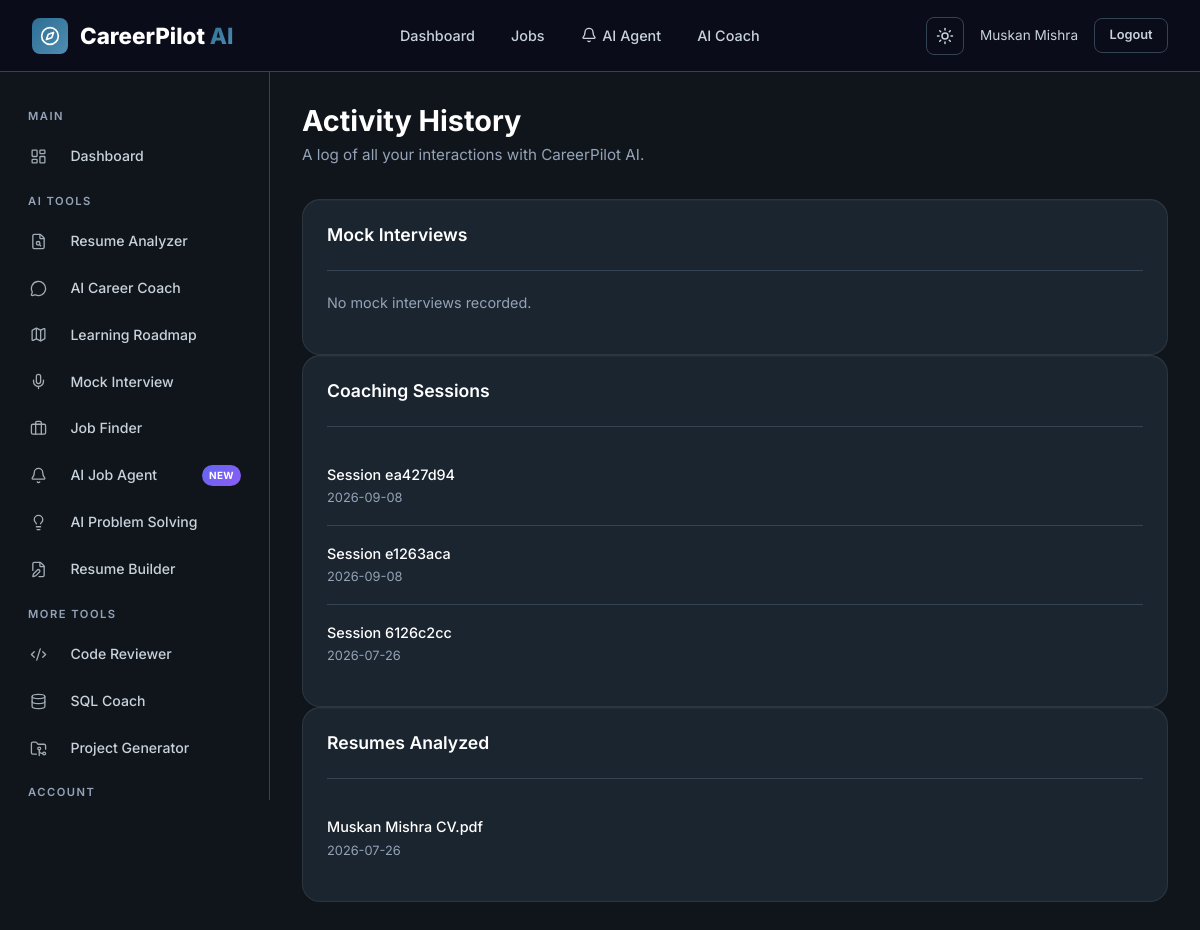
Page /profile/history (signed in) on the earlier database version.
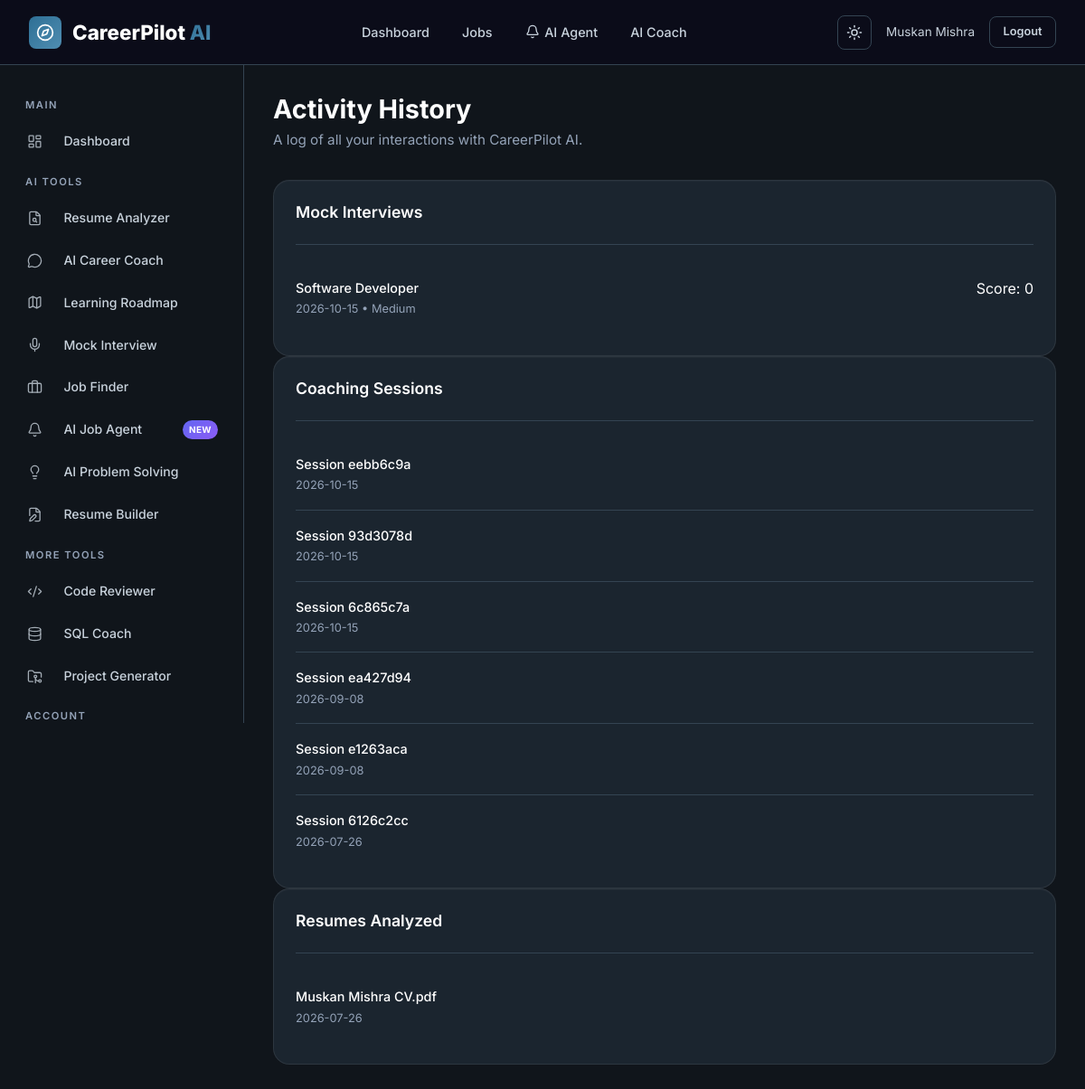
Same page on the later database version.
### tables this page shows
CREATE TABLE chat_sessions (
            session_id TEXT PRIMARY KEY,
            user_id INTEGER NOT NULL,
            title TEXT DEFAULT 'New Conversation',
            is_pinned INTEGER DEFAULT 0,
            is_archived INTEGER DEFAULT 0,
            created_at TIMESTAMP DEFAULT CURRENT_TIMESTAMP,
            updated_at TIMESTAMP DEFAULT CURRENT_TIMESTAMP,
            FOREIGN KEY (user_id) REFERENCES users(id) ON DELETE CASCADE
        );

CREATE TABLE resumes (
    id INTEGER PRIMARY KEY AUTOINCREMENT,
    user_id INTEGER NOT NULL,
    filename TEXT NOT NULL,
    original_name TEXT NOT NULL,
    file_size INTEGER DEFAULT 0,
    raw_text TEXT DEFAULT '',
    parsed_data TEXT DEFAULT '{}',
    is_primary INTEGER DEFAULT 0,
    uploaded_at TIMESTAMP DEFAULT CURRENT_TIMESTAMP,
    FOREIGN KEY (user_id) REFERENCES users(id) ON DELETE CASCADE
);

CREATE TABLE interview_history (
    id INTEGER PRIMARY KEY AUTOINCREMENT,
    user_id INTEGER NOT NULL,
    session_id TEXT NOT NULL,
    role TEXT NOT NULL,
    difficulty TEXT DEFAULT 'medium' CHECK(difficulty IN ('easy', 'medium', 'hard', 'expert')),
    experience_years INTEGER DEFAULT 0,
    interview_type TEXT DEFAULT 'technical',
    questions TEXT DEFAULT '[]',
    answers TEXT DEFAULT '[]',
    evaluations TEXT DEFAULT '[]',
    communication_score INTEGER DEFAULT 0,
    technical_score INTEGER DEFAULT 0,
    confidence_score INTEGER DEFAULT 0,
    overall_score INTEGER DEFAULT 0,
    feedback TEXT DEFAULT '',
    conducted_at TIMESTAMP DEFAULT CURRENT_TIMESTAMP,
    FOREIGN KEY (user_id) REFERENCES users(id) ON DELETE CASCADE
);

### backend/routes/profile.py (the view)
@profile_bp.route('/history')
@login_required
def history():
    user_id = session['user_id']
    from backend.models.resume import ResumeModel
    from backend.models.job import JobModel
    from backend.models.interview import InterviewModel
    chats      = ChatModel.get_user_sessions(user_id)
    resumes    = ResumeModel.get_by_user(user_id)
    interviews = InterviewModel.get_by_user(user_id)
    return render_template('profile/history.html',
                           chats=chats, resumes=resumes, interviews=interviews)

### backend/database/db.py (called while the page is built)
def get_db_path() -> str:
    base_dir = os.path.dirname(os.path.dirname(os.path.dirname(os.path.abspath(__file__))))
    return os.path.join(base_dir, DATABASE_PATH)

def get_connection(db_path: Optional[str] = None) -> sqlite3.Connection:
    path = db_path or get_db_path()
    conn = sqlite3.connect(path)
    conn.row_factory = sqlite3.Row
    conn.execute("PRAGMA foreign_keys = ON")
    conn.execute("PRAGMA journal_mode = WAL")
    return conn

@contextmanager
def get_db(db_path: Optional[str] = None):
    conn = get_connection(db_path)
    try:
        yield conn
        conn.commit()
    except Exception:
        conn.rollback()
        raise
    finally:
        conn.close()

def execute_query(query: str, params: tuple = (), db_path: Optional[str] = None) -> list[dict]:
    from backend.utils.logger import db_logger
    import time
    start = time.time()
    with get_db(db_path) as db:
        cursor = db.execute(query, params)
        rows = cursor.fetchall()
        duration = int((time.time() - start) * 1000)
        table = query.split('FROM')[1].split('WHERE')[0].strip() if 'FROM' in query else 'unknown'
        log_msg = f"\n[DB]\nSELECT\n{table}\nRows:{len(rows)}\n{duration} ms"
        db_logger.info(log_msg)
        return [dict(row) for row in rows]

### backend/models/chat.py (called while the page is built)
    @staticmethod
    def get_user_sessions(user_id: int, module: str = None) -> list[dict]:
        return execute_query(
            """
            SELECT
                cs.session_id,
                cs.title,
                cs.is_pinned,
                cs.is_archived,
                cs.created_at as session_created_at,
                cs.updated_at,
                MIN(ch.created_at) as started_at,
                MAX(ch.created_at) as last_message,
                COUNT(ch.id) as message_count
            FROM chat_sessions cs
            LEFT JOIN chat_history ch ON cs.session_id = ch.session_id
            WHERE cs.user_id = ? AND cs.is_archived = 0
            GROUP BY cs.session_id
            ORDER BY cs.is_pinned DESC, cs.updated_at DESC
            """,
            (user_id,)
        )

### backend/models/interview.py (called while the page is built)
    @staticmethod
    def get_by_user(user_id: int, limit: int = 20) -> list[dict]:
        return execute_query(
            """SELECT *, conducted_at AS created_at FROM interview_history WHERE user_id = ?
               ORDER BY conducted_at DESC LIMIT ?""",
            (user_id, limit)
        )

### templates/profile/history.html
{% extends "base.html" %}
{% block content %}
{% include "components/sidebar.html" %}
<main class="main-content">
    <div class="page-header reveal">
        <h1>Activity History</h1>
        <p class="page-subtitle">A log of all your interactions with CareerPilot AI.</p>
    </div>
    <div class="grid-3 reveal delay-1">
        <div class="card">
            <div class="card-header">
                <h3 class="card-title">Mock Interviews</h3>
            </div>
            {% if interviews %}
                <ul class="activity-list">
                    {% for item in interviews[:10] %}
                    <li class="activity-item">
                        <div class="activity-content">
                            <div class="flex-between">
                                <div class="activity-title">{{ item.role }}</div>
                                <span>Score: {{ item.overall_score }}</span>
                            </div>
                            <div class="activity-desc">{{ item.created_at.split(' ')[0] if item.created_at else 'Unknown' }} • {{ item.difficulty | title }}</div>
                        </div>
                    </li>
                    {% endfor %}
                </ul>
            {% else %}
                <p style="color: var(--text-tertiary); font-size: 0.9rem;">No mock interviews recorded.</p>
            {% endif %}
        </div>
        <div class="card">
            <div class="card-header">
                <h3 class="card-title">Coaching Sessions</h3>
            </div>
            {% if chats %}
                <ul class="activity-list">
                    {% for item in chats[:10] %}
                    <li class="activity-item">
                        <div class="activity-content">
                            <div class="activity-title text-truncate" style="max-width: 250px;">Session {{ item.session_id[:8] }}</div>
                            <div class="activity-desc">{{ item.started_at.split(' ')[0] if item.started_at else 'Unknown' }}</div>
                        </div>
                    </li>
                    {% endfor %}
                </ul>
            {% else %}
                <p style="color: var(--text-tertiary); font-size: 0.9rem;">No chat history.</p>
            {% endif %}
        </div>
        <div class="card">
            <div class="card-header">
                <h3 class="card-title">Resumes Analyzed</h3>
            </div>
            {% if resumes %}
                <ul class="activity-list">
                    {% for item in resumes[:10] %}
                    <li class="activity-item">
                        <div class="activity-content">
                            <div class="activity-title">{{ item.original_name }}</div>
                            <div class="activity-desc">{{ item.uploaded_at.split(' ')[0] if item.uploaded_at else 'Unknown' }}</div>
                        </div>
                    </li>
                    {% endfor %}
                </ul>
            {% else %}
                <p style="color: var(--text-tertiary); font-size: 0.9rem;">No resumes uploaded.</p>
            {% endif %}
        </div>
    </div>
</main>
{% endblock %}

### templates/base.html (shortened to what this page needs)
<!DOCTYPE html>
<html lang="en">
<head>
    <link href="https://unpkg.com/aos@2.3.1/dist/aos.css" rel="stylesheet">
    <link rel="stylesheet" href="{{ url_for('static', filename='css/main.css') }}">
    <link rel="stylesheet" href="{{ url_for('static', filename='css/components.css') }}">
    <link rel="stylesheet" href="{{ url_for('static', filename='css/dashboard.css') }}">
    <link rel="stylesheet" href="{{ url_for('static', filename='css/pages.css') }}">
    <link rel="stylesheet" href="{{ url_for('static', filename='css/animations.css') }}">
</head>
<body>
    {% block body %}
    {% block navbar %}
    <nav class="navbar" id="mainNavbar">
        <a href="{{ url_for('home') }}" class="navbar-brand">
            <div class="brand-icon"><i data-lucide="compass" style="width:20px;height:20px;color:#fff;"></i></div>
            <span>CareerPilot <span class="text-gradient">AI</span></span>
        </a>
        {% if not current_user.is_authenticated %}
        <ul class="navbar-nav">
            <li><a href="{{ url_for('home') }}#features" class="nav-link">Features</a></li>
            <li><a href="{{ url_for('home') }}#showcase" class="nav-link">AI Showcase</a></li>
            <li><a href="{{ url_for('home') }}#testimonials" class="nav-link">Testimonials</a></li>
        </ul>
        <div class="navbar-actions">
            <button class="theme-toggle-btn" aria-label="Toggle Theme" title="Toggle Light/Dark Theme">
                <i data-lucide="sun" style="width:18px;height:18px;"></i>
            </button>
            <a href="{{ url_for('auth.login') }}" class="btn btn-ghost">Log In</a>
            <a href="{{ url_for('auth.register') }}" class="btn btn-primary">Get Started</a>
        </div>
        {% else %}
        <ul class="navbar-nav">
            <li><a href="{{ url_for('dashboard.index') }}" class="nav-link">Dashboard</a></li>
            <li><a href="{{ url_for('jobs.index') }}" class="nav-link">Jobs</a></li>
            <li><a href="{{ url_for('notifications.index') }}" class="nav-link" style="position:relative;display:inline-flex;align-items:center;gap:0.35rem;">
                <i data-lucide="bell" style="width:16px;height:16px;"></i> AI Agent
            </a></li>
            <li><a href="{{ url_for('chat.index') }}" class="nav-link">AI Coach</a></li>
        </ul>
        <div class="navbar-actions">
            <button class="theme-toggle-btn" aria-label="Toggle Theme" title="Toggle Light/Dark Theme">
            </button>
            <span style="color: var(--text-secondary); font-size: 0.85rem;">{{ current_user.full_name }}</span>
            <a href="{{ url_for('auth.logout') }}" class="btn btn-ghost btn-sm">Logout</a>
        </div>
        {% endif %}
    </nav>
    {% endblock %}
    {% block content %}{% endblock %}
    {% endblock %}
</body>
</html>

### templates/components/sidebar.html (shortened to what this page needs)
<aside class="sidebar" id="sidebar">
    <ul class="sidebar-nav">
        <li class="nav-label">Main</li>
        <li class="nav-item">
            <a href="{{ url_for('dashboard.index') }}" class="nav-link {% if request.path == '/dashboard' %}active{% endif %}">
                <span class="nav-icon"><i data-lucide="layout-dashboard"></i></span> Dashboard
            </a>
        </li>
        <li class="nav-label">AI Tools</li>
        <li class="nav-item">
            <a href="{{ url_for('resume.upload') }}" class="nav-link {% if '/resume' in request.path and '/resume/builder' not in request.path %}active{% endif %}">
                <span class="nav-icon"><i data-lucide="file-search"></i></span> Resume Analyzer
            </a>
        </li>
        <li class="nav-item">
            <a href="{{ url_for('chat.index') }}" class="nav-link {% if '/chat' in request.path %}active{% endif %}">
                <span class="nav-icon"><i data-lucide="message-circle"></i></span> AI Career Coach
            </a>
        </li>
        <li class="nav-item">
            <a href="{{ url_for('learning.index') }}" class="nav-link {% if '/learning' in request.path %}active{% endif %}">
                <span class="nav-icon"><i data-lucide="map"></i></span> Learning Roadmap
            </a>
        </li>
        <li class="nav-item">
            <a href="{{ url_for('interview.index') }}" class="nav-link {% if '/interview' in request.path %}active{% endif %}">
                <span class="nav-icon"><i data-lucide="mic"></i></span> Mock Interview
            </a>
        </li>
        <li class="nav-item">
            <a href="{{ url_for('jobs.index') }}" class="nav-link {% if request.path == '/jobs/' or request.path == '/jobs' %}active{% endif %}">
                <span class="nav-icon"><i data-lucide="briefcase"></i></span> Job Finder
            </a>
        </li>
        <li class="nav-item">
            <a href="{{ url_for('notifications.index') }}" class="nav-link {% if '/notifications' in request.path %}active{% endif %}"
               style="position:relative;">
                <span class="nav-icon"><i data-lucide="bell"></i></span> AI Job Agent
                <span style="margin-left:auto;background:linear-gradient(135deg,#6366f1,#8b5cf6);
                             color:#fff;font-size:0.62rem;font-weight:700;padding:0.15rem 0.45rem;
                             border-radius:20px;letter-spacing:0.03em;">NEW</span>
            </a>
        </li>
        <li class="nav-item">
            <a href="{{ url_for('problem_solving.index') }}" class="nav-link {% if '/problem_solving' in request.path %}active{% endif %}">
                <span class="nav-icon"><i data-lucide="lightbulb"></i></span> AI Problem Solving
            </a>
        </li>
        <li class="nav-item">
            <a href="{{ url_for('resume.builder') }}" class="nav-link {% if '/resume/builder' in request.path %}active{% endif %}">
                <span class="nav-icon"><i data-lucide="file-edit"></i></span> Resume Builder
            </a>
        </li>
        <li class="nav-label">More Tools</li>
        <li class="nav-item">
            <a href="{{ url_for('code.code_review') }}" class="nav-link {% if '/code-review' in request.path %}active{% endif %}">
                <span class="nav-icon"><i data-lucide="code-2"></i></span> Code Reviewer
            </a>
        </li>
        <li class="nav-item">
            <a href="{{ url_for('code.sql_coach') }}" class="nav-link {% if '/sql-coach' in request.path %}active{% endif %}">
                <span class="nav-icon"><i data-lucide="database"></i></span> SQL Coach
            </a>
        </li>
        <li class="nav-item">
            <a href="{{ url_for('projects.index') }}" class="nav-link {% if '/projects' in request.path %}active{% endif %}">
                <span class="nav-icon"><i data-lucide="folder-git-2"></i></span> Project Generator
            </a>
        </li>
        <li class="nav-label">Account</li>
    </ul>
</aside>

### static/css/components.css (style rules this page uses)
.btn { display: inline-flex; align-items: center; justify-content: center; gap: 0.5rem; padding: 0.65rem 1.5rem; font-family: var(--font-primary); font-size: 0.9rem; font-weight: 600; border: none; border-radius: var(--radius-sm); cursor: pointer; transition: all var(--transition-fast); text-decoration: none; white-space: nowrap; }
.btn-ghost { background: transparent; color: var(--text-secondary); border: 1px solid var(--border); }
.btn-sm { padding: 0.4rem 0.9rem; font-size: 0.8rem; }
.card { background: var(--glass-bg); backdrop-filter: var(--glass-blur); -webkit-backdrop-filter: var(--glass-blur); border: 1px solid var(--glass-border); border-radius: var(--radius-lg); padding: 1.5rem; box-shadow: var(--shadow-card); transition: all var(--transition-normal); }
.card-header { display: flex; align-items: center; justify-content: space-between; margin-bottom: 1.25rem; padding-bottom: 1rem; border-bottom: 1px solid var(--border); }
.card-title { font-size: 1.1rem; font-weight: 600; color: var(--text-primary); }

### static/css/dashboard.css (style rules this page uses)
.activity-list { list-style: none; }
.activity-item { display: flex; align-items: flex-start; gap: 1rem; padding: 1rem 0; border-bottom: 1px solid var(--border); }
.activity-item:last-child { border-bottom: none; }
.activity-content { flex: 1; }
.activity-content .activity-title { font-size: 0.9rem; font-weight: 500; color: var(--text-primary); margin-bottom: 0.15rem; }
.activity-content .activity-desc { font-size: 0.8rem; color: var(--text-tertiary); }

### static/css/animations.css (style rules this page uses)
.reveal { opacity: 0; transform: translateY(30px); transition: all 0.6s ease; }
.reveal.visible { opacity: 1; transform: translateY(0); }
.delay-1 { transition-delay: 0.1s !important; }

Differences in the rows shown:
added interview_history: role "Software Developer", overall_score "0", created_at "2026-10-15", difficulty "Medium"
added chat_sessions: session_id "eebb6c9a", started_at "2026-10-15"
added chat_sessions: session_id "93d3078d", started_at "2026-10-15"
added chat_sessions: session_id "6c865c7a", started_at "2026-10-15"
Other differences:
text no longer shown: "No mock interviews recorded."
